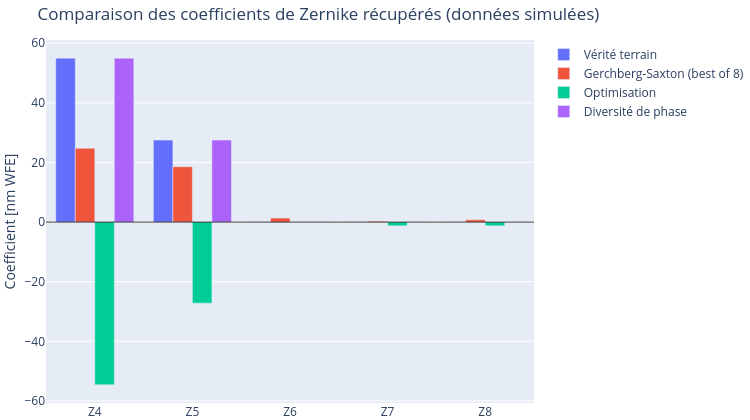

The code cell stored with this chart in its notebook:
### Code cell
results = {
    "Gerchberg-Saxton (best of 8)": coeffs_gs_best,
    "Optimisation": coeffs_opt,
    "Diversité de phase": coeffs_pd,
}

print(f"{'Méthode':<32} {'RMS (nm)':>10} {'corr':>8}")
for name, c in results.items():
    print(f"{name:<32} {rms_error(c):10.2f} {correlation(c):8.3f}")

# --- Comparaison graphique des premiers modes ---
n_show = 8
modes = np.arange(4, n_show + 1)
mode_labels = [f"Z{m}" for m in modes]

fig = go.Figure()
fig.add_bar(x=mode_labels, y=coeffs_true_nm[3:n_show], name="Vérité terrain")
for name, c in results.items():
    fig.add_bar(x=mode_labels, y=c[3:n_show], name=name)
fig.update_layout(
    barmode="group",
    title="Comparaison des coefficients de Zernike récupérés (données simulées)",
    yaxis_title="Coefficient [nm WFE]",
    width=750, height=420,
    margin=dict(l=0, r=0, t=40, b=0),
)
fig.add_hline(y=0, line_color="black", line_width=0.8)
fig.show()

### Figure 1 — Plotly figure (JSON) as saved in the notebook; plotly's stock layout.template omitted (floating-point values rounded to 4 significant figures)
{"data": [{"name": "Vérité terrain", "type": "bar", "x": ["Z4", "Z5", "Z6", "Z7", "Z8"], "y": [55.0, 27.5, 1.366e-15, -1.542e-09, -1.542e-09]}, {"name": "Gerchberg-Saxton (best of 8)", "type": "bar", "x": ["Z4", "Z5", "Z6", "Z7", "Z8"], "y": [24.76, 18.55, 1.346, 0.2621, 0.7821]}, {"name": "Optimisation", "type": "bar", "x": ["Z4", "Z5", "Z6", "Z7", "Z8"], "y": [-54.61, -27.2, 4.087e-08, -1.248, -1.248]}, {"name": "Diversité de phase", "type": "bar", "x": ["Z4", "Z5", "Z6", "Z7", "Z8"], "y": [55.0, 27.5, -2.113e-12, 1.451e-07, 1.451e-07]}], "layout": {"barmode": "group", "height": 420, "margin": {"b": 0, "l": 0, "r": 0, "t": 40}, "shapes": [{"line": {"color": "black", "width": 0.8}, "type": "line", "x0": 0, "x1": 1, "xref": "x domain", "y0": 0, "y1": 0, "yref": "y"}], "title": {"text": "Comparaison des coefficients de Zernike récupérés (données simulées)"}, "width": 750, "yaxis": {"title": {"text": "Coefficient [nm WFE]"}}}}
